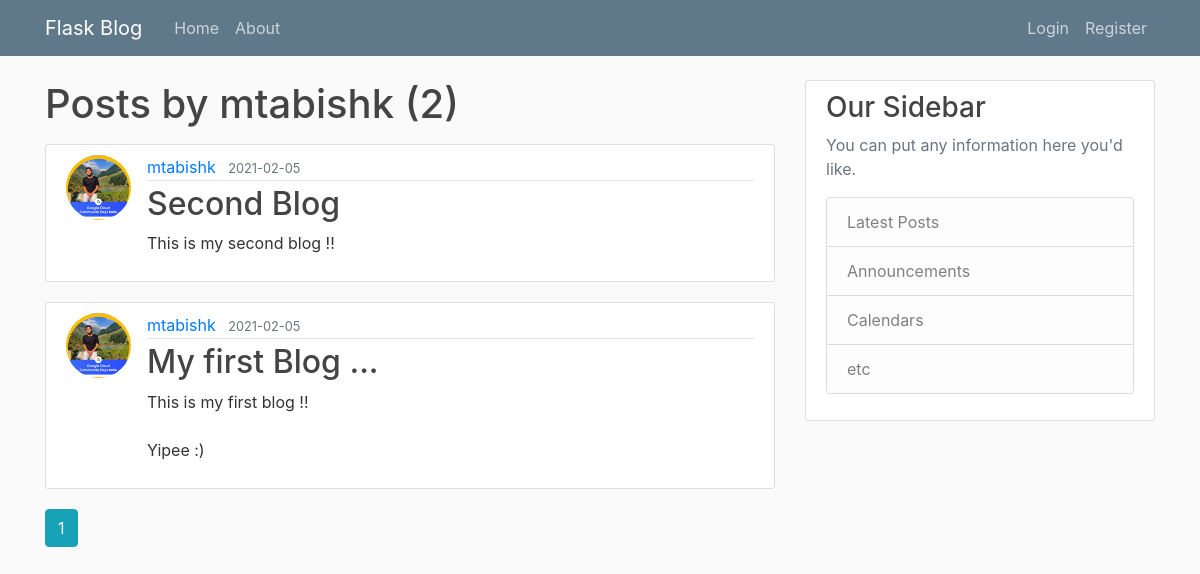
Page /user/mtabishk on the earlier database version.
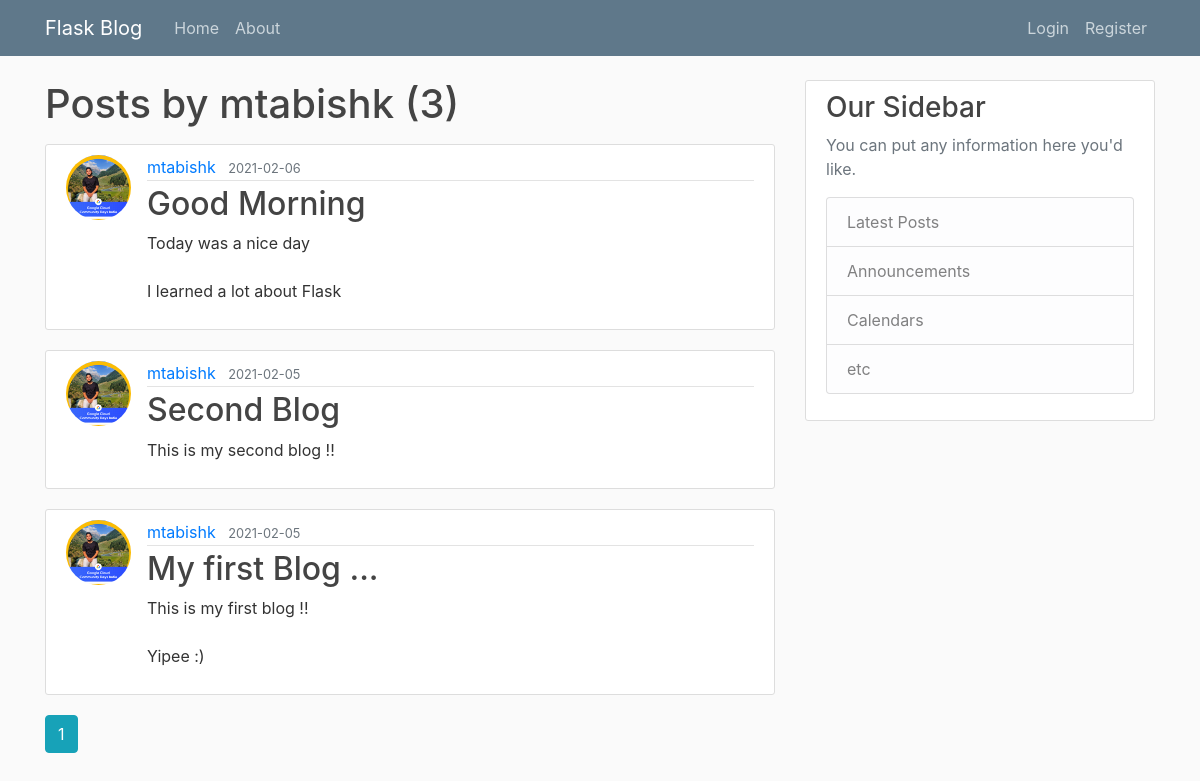
Same page on the later database version.
### flaskblog/models.py (models this page shows, shortened)
class User(db.Model, UserMixin):
    id = db.Column(db.Integer, primary_key=True)
    username = db.Column(db.String(20), unique=True, nullable=False)
    email = db.Column(db.String(120), unique=True, nullable=False)
    image_file = db.Column(db.String(20), nullable=False, default='default.jpg')
    password = db.Column(db.String(60), nullable=False)
    posts = db.relationship('Post', backref='author', lazy=True)

class Post(db.Model):
    id = db.Column(db.Integer, primary_key=True)
    title = db.Column(db.String(100), nullable=False)
    date_posted = db.Column(db.DateTime, nullable=False, default=datetime.utcnow)
    content = db.Column(db.Text, nullable=False)
    user_id = db.Column(db.Integer, db.ForeignKey('user.id'), nullable=False)

### flaskblog/routes.py (the view)
@app.route("/user/<string:username>")
def user_posts(username):
    page = request.args.get('page', 1, type=int)
    user = User.query.filter_by(username=username).first_or_404()
    posts = Post.query.filter_by(author=user)\
        .order_by(Post.date_posted.desc())\
        .paginate(page=page, per_page=5)
    return render_template('user_posts.html', posts=posts, user=user)

### flaskblog/templates/user_posts.html
{% extends "layout.html" %}
{% block content %}
    <h1 class="mb-3">Posts by {{ user.username }} ({{ posts.total }})</h1>
    {% for post in posts.items %}
        <article class="media content-section">
          <img class="rounded-circle article-img" src="{{ url_for('static', filename='profile_pics/' + post.author.image_file) }}">
          <div class="media-body">
            <div class="article-metadata">
              <a class="mr-2" href="{{ url_for('user_posts', username=post.author.username) }}">{{ post.author.username }}</a>
              <small class="text-muted">{{ post.date_posted.strftime('%Y-%m-%d') }}</small>
            </div>
            <h2><a class="article-title" href="{{ url_for('post', post_id=post.id) }}">{{ post.title }}</a></h2>
            <p class="article-content">{{ post.content }}</p>
          </div>
        </article>
    {% endfor %}
    {% for page_num in posts.iter_pages(left_edge=1, right_edge=1, left_current=1, right_current=2) %}
      {% if page_num %}
        {% if posts.page == page_num %}
          <a class="btn btn-info mb-4" href="{{ url_for('user_posts', username=user.username, page=page_num) }}">{{ page_num }}</a>
        {% else %}
          <a class="btn btn-outline-info mb-4" href="{{ url_for('user_posts', username=user.username, page=page_num) }}">{{ page_num }}</a>
        {% endif %}
      {% else %}
        ...
      {% endif %}
    {% endfor %}
{% endblock content %}

### flaskblog/templates/layout.html (shortened to what this page needs)
<!DOCTYPE html>
<html>
<head>
    <link rel="stylesheet" href="https://maxcdn.bootstrapcdn.com/bootstrap/4.0.0/css/bootstrap.min.css">
    <link rel="stylesheet" type="text/css" href="{{ url_for('static', filename='main.css') }}">
</head>
<body>
    <header class="site-header">
      <nav class="navbar navbar-expand-md navbar-dark bg-steel fixed-top">
        <div class="container">
          <a class="navbar-brand mr-4" href="/">Flask Blog</a>
          <div class="collapse navbar-collapse" id="navbarToggle">
            <div class="navbar-nav mr-auto">
              <a class="nav-item nav-link" href="{{ url_for('home') }}">Home</a>
              <a class="nav-item nav-link" href="{{ url_for('about') }}">About</a>
            </div>
            <div class="navbar-nav">
              {% if current_user.is_authenticated %}
                <a class="nav-item nav-link" href="{{ url_for('new_post') }}">New Post</a>
                <a class="nav-item nav-link" href="{{ url_for('account') }}">Account</a>
                <a class="nav-item nav-link" href="{{ url_for('logout') }}">Logout</a>
              {% else %}
                <a class="nav-item nav-link" href="{{ url_for('login') }}">Login</a>
                <a class="nav-item nav-link" href="{{ url_for('register') }}">Register</a>
              {% endif %}
            </div>
          </div>
        </div>
      </nav>
    </header>
    <main role="main" class="container">
      <div class="row">
        <div class="col-md-8">
          {% block content %}{% endblock %}
        </div>
        <div class="col-md-4">
          <div class="content-section">
            <h3>Our Sidebar</h3>
            <p class='text-muted'>You can put any information here you'd like.
              <ul class="list-group">
                <li class="list-group-item list-group-item-light">Latest Posts</li>
                <li class="list-group-item list-group-item-light">Announcements</li>
                <li class="list-group-item list-group-item-light">Calendars</li>
                <li class="list-group-item list-group-item-light">etc</li>
              </ul>
            </p>
          </div>
        </div>
      </div>
    </main>
</body>
</html>

### flaskblog/static/main.css (style rules this page uses)
body { background: #fafafa; color: #333333; margin-top: 5rem; }
h1, h2, h3, h4, h5, h6 { color: #444444; }
.bg-steel { background-color: #5f788a; }
.site-header .navbar-nav .nav-link { color: #cbd5db; }
.content-section { background: #ffffff; padding: 10px 20px; border: 1px solid #dddddd; border-radius: 3px; margin-bottom: 20px; }
.article-title { color: #444444; }
.article-content { white-space: pre-line; }
.article-img { height: 65px; width: 65px; margin-right: 16px; }
.article-metadata { padding-bottom: 1px; margin-bottom: 4px; border-bottom: 1px solid #e3e3e3 }

Differences in the rows shown:
added Post: image_file (picture), author.username "mtabishk", date_posted "2021-02-06", title "Good Morning", content "Today was a nice day I learned a lot about Flask"
Other differences:
{{ posts.total }}: "2" → "3"
